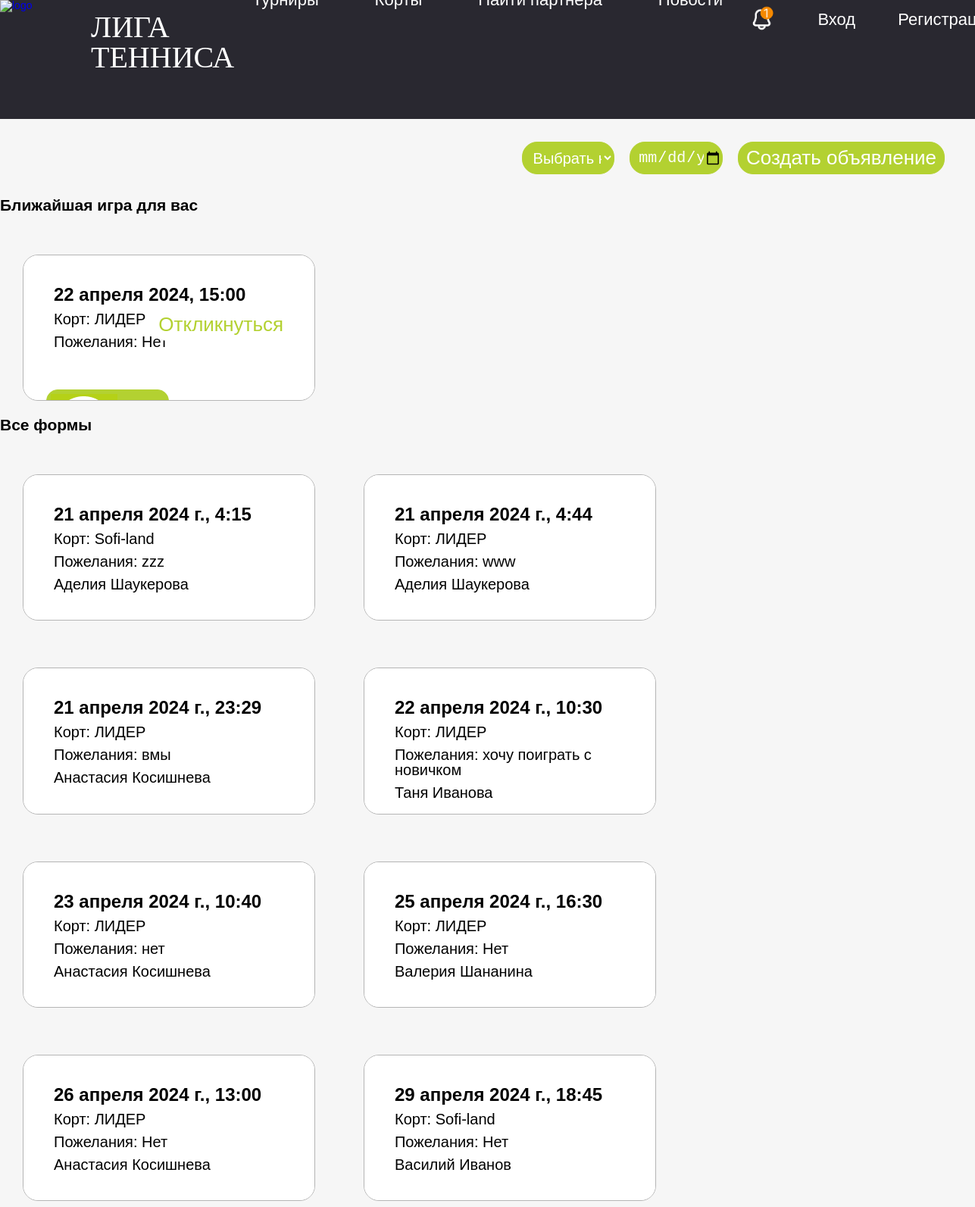
/post_list/, run on the app's committed database.
### blog/models.py (models this page shows, shortened)
class Post(models.Model):
    COURT_CHOICES = (
        ('ЛИДЕР',
         'ЛИДЕР (Суходольский м-н, Восточный округ, Тюмень) '),
        ('Sofi-land',
         'Sofi-land (Лесобазовская 8а/1 Тура м-н, Ленинский округ, Тюмень) '),
    )
    court = models.CharField('Корт', max_length=20,
                             choices=COURT_CHOICES, default='Court A')
    training_date = models.DateField(
        'Дата', default=datetime.date.today)
    training_time = models.TimeField(
        'Время', default=datetime.time(0, 0))
    preferences = models.TextField('Пожелания', default='')
    published_at = models.DateTimeField('Опубликовано', default=timezone.now)
    author = models.ForeignKey(User, on_delete=models.CASCADE)
    responders = models.ManyToManyField(User, related_name='responded_posts')
    class Meta:
        ordering = ['-published_at']

### blog/views.py (the view)
# urls.py: path('post_list/', views.post_list, name='post_list'),
def post_list(request):
    court_filter = request.GET.get('court_filter')
    date_filter = request.GET.get('date_filter')
    posts = Post.objects.all()
    if court_filter:
        posts = posts.filter(court=court_filter)
    if date_filter:
        date_obj = datetime.strptime(date_filter, '%Y-%m-%d').date()
        posts = posts.filter(date=date_obj)
    posts = posts.order_by('training_date', 'training_time')
    return render(request, 'blog/find_partner.html', {'posts': posts})

### blog/templates/blog/find_partner.html (shortened to what this page needs)
{% extends 'base.html' %}
{% block content %}
{% load static %}
<!DOCTYPE html>
<html>
<head>
  <link rel="stylesheet" type="text/css" href="https://cdnjs.cloudflare.com/ajax/libs/font-awesome/4.4.0/css/font-awesome.css">
  <link href="https://fonts.cdnfonts.com/css/bowler" rel="stylesheet">
	<link rel="stylesheet" href="{% static 'css/find_partner.css'%}" type="text/css">
  <link rel="stylesheet" href="{% static 'css/navigation.css'%}" type="text/css">
</head>
<body>
  <div>
  <div class = "choose">
    <select id="court-filter">
        <option selected disabled>Выбрать корт</option>
    </select>
    <input type="date" id="date-filter">
    <a href="{% url 'add_post' %}"><button id = "create">Создать объявление</button></a>
  </div>
    <div class="card-container">
      <div>
        <div class="nearest-game">
          <h2>Ближайшая игра для вас</h2>
          <div class="otherforms hidden">
            <p class="time">22 апреля 2024, 15:00</p>
            <p>Корт: ЛИДЕР</p>
            <p>Пожелания: Нет</p>
            <button class="submit">Откликнуться</button>
            <div class = "user">
            <button><img src ="{% static 'img/user.findpartner.png' %}"><p><a href= "user_profile">Василий<br/> Петров</a></p></button>
            </div>
          </div>
      </div>
      <br>
      <h2>Все формы</h2>
        {% for post in posts %}
        <div class="otherforms {% if post.court == 'ЛИДЕР' %} court-ЛИДЕР {% elif post.court == 'Sofi-land' %} court-Sofi-land {% endif %} hidden">
            <p class = "time">{{ post.training_date }}, {{ post.training_time }}</p>
            <p>Корт: {{ post.court }}</p>
            <p>Пожелания: {{ post.preferences }}</p>
            <div class = "user">
              {% if request.user.is_authenticated %}
                {% if request.user == post.author %}
                  <button><img src ="{% static 'img/user.findpartner.png' %}"><p><a href="{% url 'myposts' %}">{{ post.author.first_name }}<br/> {{ post.author.last_name }}</a></p></button>
                {% else %}
                  <button><img src ="{% static 'img/user.findpartner.png' %}"><p><a href="{% url 'user_profile' post.author.id %}">{{ post.author.first_name }}<br/> {{ post.author.last_name }}</a></p></button>
                {% endif %}
              {% else %}
                <p>{{ post.author.first_name }} {{ post.author.last_name }}</p>
              {% endif %}
            </div>
          </div>
        {% endfor %}
      </div>
    </div>
  </div>
</body>
{% endblock content %}

### static/css/navigation.css (style rules this page uses)
*, *:after, *:before { box-sizing: border-box; padding: 0; margin: 0; transition: .5s ease-in-out; }
a { text-decoration: none; outline: none; }
body { font-family: 'OFL', sans-serif; font-size: 14px; line-height: 1; max-width: 100%; overflow-x: hidden; }
img { overflow-x: hidden; }

### static/css/find_partner.css (style rules this page uses)
*, *:after, *:before { box-sizing: border-box; padding: 0; margin: 0; transition: .5s ease-in-out; }
body { max-width: 100%; box-sizing: border-box; background-color: #F6F6F6; overflow-x: hidden; }
.card-container { margin: 0 auto; max-width: 100%; max-width: 1400px; padding: 0; }
.otherforms { top: 25px; display: inline-block; margin: 30px; overflow-x: hidden ; border-radius: 33px; padding: 2rem; opacity: 0; position: relative; z-index: 2; min-width: 30vw !important; min-height: 15vw !important; max-height: 15vw; max-width: 25vw; background: #FFFFFF; border: 1px solid #B5B5B5; border-radius: 20px; padding: 30px; font-size: 20px; animation-name: fadeForm; animation-duration: .7s; animation-timing-function: ease-in-out; animation-delay: 0s; animation-iteration-count: 1; animation-fill-mode: forwards; }
.otherforms p { margin: 10px; }
.time { font-size: 24px; font-weight: 600; }
.choose { display: flex; flex-direction: row; justify-content: flex-end; padding: 20px; margin-left: 10px; margin-right: 10px; }
select { margin: 10px; font-size: 20px; width: 10%; border-radius: 20px; padding-left: 10px; background-color: #B3D131; color: #FFFFFF; border: 0.5px solid #B3D131; }
#create { background-color: #B3D131; color: #FFFFFF; font-size: 26px; border-radius: 20px; border: 0.5px solid #B3D131; padding-top: 5px; padding-bottom: 5px; padding-left: 10px; padding-right: 10px; float: right; margin: 10px; }
#date-filter { margin: 10px; font-size: 20px; width: 10%; border-radius: 20px; padding-left: 10px; background-color: #B3D131; color: #FFFFFF; border: 0.5px solid #B3D131; }
.submit { background-color: #FFFFFF; color:#B3D131; font-size: 26px; border-radius: 20px; border: 0.5px solid #FFFFFF; padding-top: 5px; padding-bottom: 5px; padding-left: 10px; padding-right: 10px; float: right; transform: translateY(-150%); }
.user button { background-color: #B3D131; border-radius: 15px; border: 1px solid #B3D131; min-width: 50%; }
.user img { float: left; margin: 5px; }

### data on the page
Post: training_date "21 апреля 2024 г.", training_time "4:15", court "Sofi-land", preferences "zzz", author.first_name "Аделия", author.last_name "Шаукерова"
Post: training_date "21 апреля 2024 г.", training_time "4:44", court "ЛИДЕР", preferences "www", author.first_name "Аделия", author.last_name "Шаукерова"
Post: training_date "21 апреля 2024 г.", training_time "23:29", court "ЛИДЕР", preferences "вмы", author.first_name "Анастасия", author.last_name "Косишнева"
Post: training_date "22 апреля 2024 г.", training_time "10:30", court "ЛИДЕР", preferences "хочу поиграть с новичком", author.first_name "Таня", author.last_name "Иванова"
Post: training_date "23 апреля 2024 г.", training_time "10:40", court "ЛИДЕР", preferences "нет", author.first_name "Анастасия", author.last_name "Косишнева"
Post: training_date "25 апреля 2024 г.", training_time "16:30", court "ЛИДЕР", preferences "Нет", author.first_name "Валерия", author.last_name "Шананина"
Post: training_date "26 апреля 2024 г.", training_time "13:00", court "ЛИДЕР", preferences "Нет", author.first_name "Анастасия", author.last_name "Косишнева"
Post: training_date "29 апреля 2024 г.", training_time "18:45", court "Sofi-land", preferences "Нет", author.first_name "Василий", author.last_name "Иванов"
